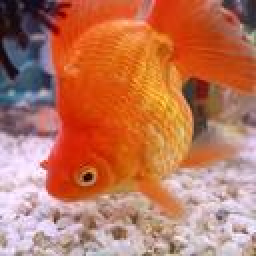
#> input picture code-examples/plots/cnn/img.png, 128 x 128 px (shown 2 times larger); its folder holds only this picture in this run
$ jupyter execute cnn_plots.ipynb
#> lines starting #> are read from the running program, lines starting #| are printed output that depends on the picture
[cell 1]
import pandas as pd
import matplotlib.pyplot as plt
import matplotlib.patches as patches
import seaborn as sns
import numpy as np
import os

[cell 2]
def zoomed_img(start_x = 0, start_y = 0, zoom_size = 128, show_numbers=False):
    zoomed_img = img[start_y : start_y + zoom_size, start_x : start_x + zoom_size]

    # --- 1. BULLETPROOF PIXEL MATH ---
    dpi = 300
    target_total_pixels = 2400

    # Force exactly an integer number of physical pixels per image cell
    pixels_per_cell = max(1, int(round(target_total_pixels / zoom_size)))

    # Calculate the exact figure size needed for perfect division
    exact_inches = (zoom_size * pixels_per_cell) / dpi

    fig = plt.figure(figsize=(exact_inches, exact_inches), dpi=dpi)

    # Use add_axes([left, bottom, width, height]) to force exactly 100% canvas fill.
    # This is much stricter than subplots_adjust().
    ax = fig.add_axes([0, 0, 1, 1])
    # ---------------------------------

    ax.imshow(zoomed_img, interpolation='nearest', cmap='gray')

    # Lock the exact boundaries so the image isn't squished by sub-pixels
    ax.set_xlim(-0.5, zoom_size - 0.5)
    ax.set_ylim(zoom_size - 0.5, -0.5) # y is inverted in image coordinates

    ax.set_xticks(np.arange(-0.5, zoom_size, 1), minor=True)
    ax.set_yticks(np.arange(-0.5, zoom_size, 1), minor=True)

    # Calculate a line width that equals EXACTLY 3 physical screen pixels.
    # Formula: points = pixels * (72 / dpi)
    exact_lw_points = 3 * (72 / dpi)

    ax.grid(which='minor', color='white', linestyle='-', linewidth=exact_lw_points)

    # Strip the default axis border (spines) to prevent 1px shifts
    for spine in ax.spines.values():
        spine.set_visible(False)

    ax.tick_params(which='both', bottom=False, left=False, labelbottom=False, labelleft=False)

    # Add pixel intensity numbers
    if show_numbers:
        for i in range(zoom_size):
            for j in range(zoom_size):
                val = zoomed_img[i, j]
                val_255 = int(val * 255) if img.max() <= 1.0 else int(val)
                text_color = 'black' if val_255 > 127 else 'white'

                # Scale font size dynamically so it fits no matter the zoom
                dynamic_fontsize = max(4, pixels_per_cell * 0.08)

                ax.text(j, i, str(val_255),
                        ha='center', va='center',
                        color=text_color,
                        fontsize=dynamic_fontsize, fontweight='bold')

def draw_zoom_rectangle(rel_start_x, rel_start_y, rect_size):
    """Draws a red rectangle on the currently active matplotlib axes."""
    ax = plt.gca()
    rect = patches.Rectangle((rel_start_x - 0.5, rel_start_y - 0.5), rect_size, rect_size, linewidth=2, edgecolor='red', facecolor='none', zorder=10)

    ax.add_patch(rect)

[cell 3]
out_dir = os.path.join(os.getcwd(), "../../out/cnn")

[cell 4]
# Load and convert to grayscale
color_img = plt.imread(os.path.join(os.getcwd(), "img.png"))
#> color_img is the input picture: shape (128, 128, 4) float32; mean R, G, B, A 0.734, 0.463, 0.36, 1
img = np.dot(color_img[..., :3], [0.2989, 0.5870, 0.1140])
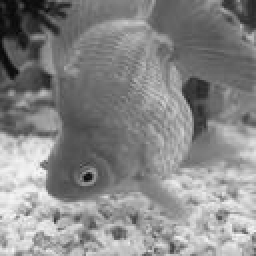
#> img: shape (128, 128) float64 (shown 2 times larger); min 0.0349, max 0.968, mean 0.532

def plt_img(img):
    height, width = img.shape
#> height = 128; width = 128
    dpi = 300
    target_total_pixels = 2400
    pixels_per_cell = max(1, int(round(target_total_pixels / width)))
#> pixels_per_cell = 19
    exact_inches = (width * pixels_per_cell) / dpi
#> exact_inches = 8.11
    fig = plt.figure(figsize=(exact_inches, exact_inches), dpi=dpi)
    ax = fig.add_axes([0, 0, 1, 1])
    ax.imshow(img, cmap='gray')
    ax.axis('off')

plt_img(img)
output_path = os.path.join(out_dir, "example_img.png")
plt.savefig(output_path, dpi=300)
plt.show()

plt_img(img)
output_path = os.path.join(out_dir, "example_img_rect.png")
draw_zoom_rectangle(35, 80, 15)
plt.savefig(output_path, dpi=300)
plt.show()

[cell 5]
zoomed_img(0, 0, 128)
output_path = os.path.join(out_dir, "pixels_highlighted.png")
plt.savefig(output_path, dpi=300)

zoomed_img(0, 0, 128)
draw_zoom_rectangle(10, 50, 70)
output_path = os.path.join(out_dir, "pixels_highlighted_rect.png")
plt.savefig(output_path, dpi=300)
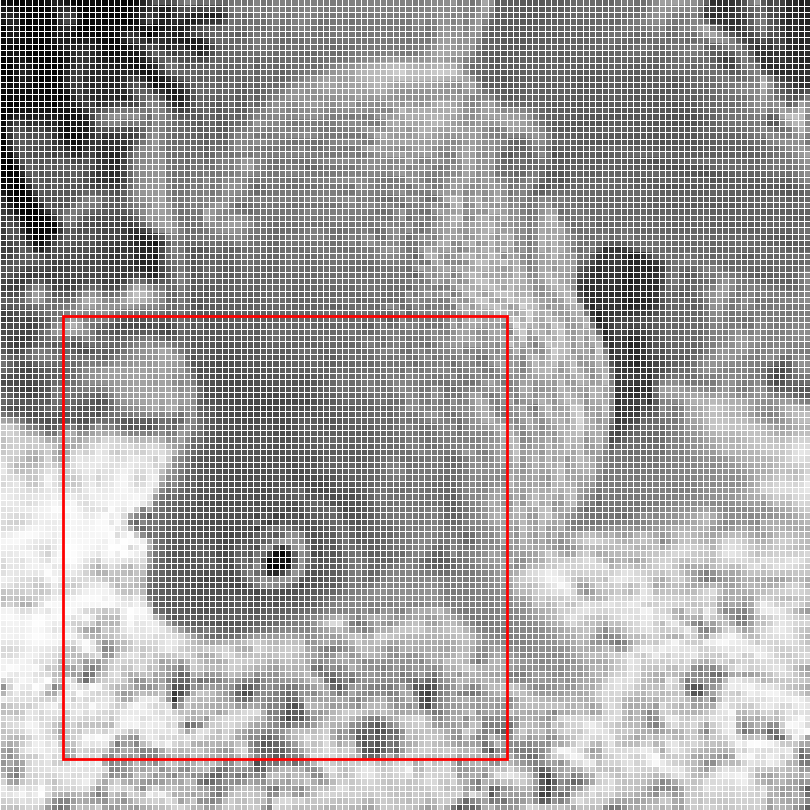
#> figure drawn by matplotlib, 1 panel

zoomed_img(10, 50, 70)
#> call 3 of zoomed_img, with start_x = 10, start_y = 50, zoom_size = 70, show_numbers = False
#> in zoomed_img (call 3), `zoomed_img = img[start_y : start_y + zoom_size, start_x : start_x + zo..`:
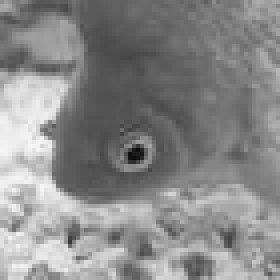
#> zoomed_img: shape (70, 70) float64 (shown 4 times larger); min 0.0481, max 0.968, mean 0.54
draw_zoom_rectangle(35-10, 80-50, 15)
output_path = os.path.join(out_dir, "zoomed_1_pixels_highlighted.png")
plt.savefig(output_path, dpi=300)
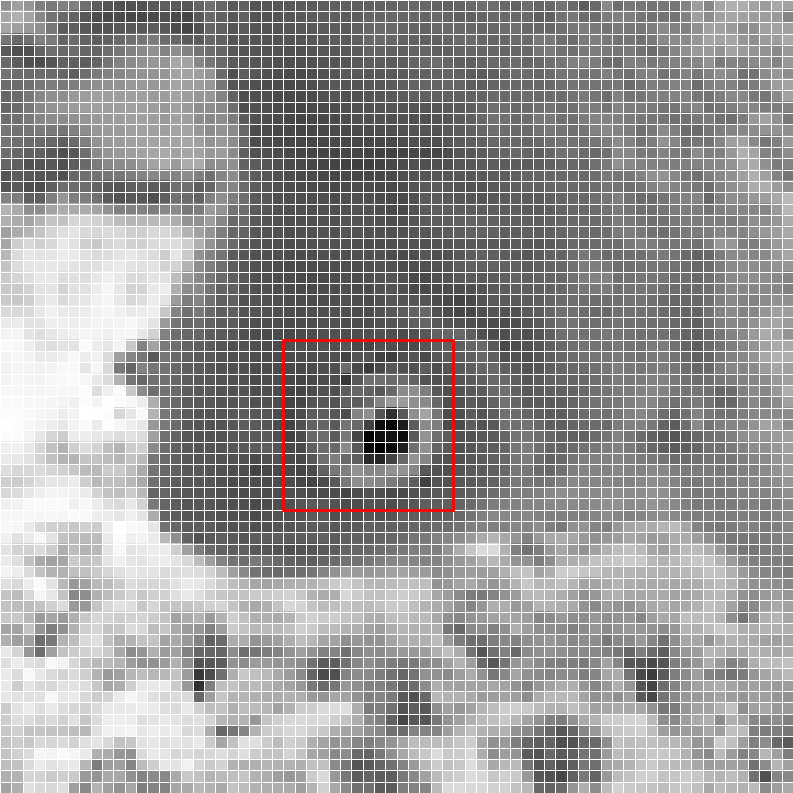
#> figure drawn by matplotlib, 1 panel

zoomed_img(10, 50, 70, show_numbers=True)
# draw_zoom_rectangle(35-10, 80-50, 15)
output_path = os.path.join(out_dir, "zoomed_1_pixels_highlighted_numbers.png")
plt.savefig(output_path, dpi=300)


zoomed_img(35, 80, 15)
output_path = os.path.join(out_dir, "zoomed_2_pixels_highlighted.png")
plt.savefig(output_path, dpi=300)
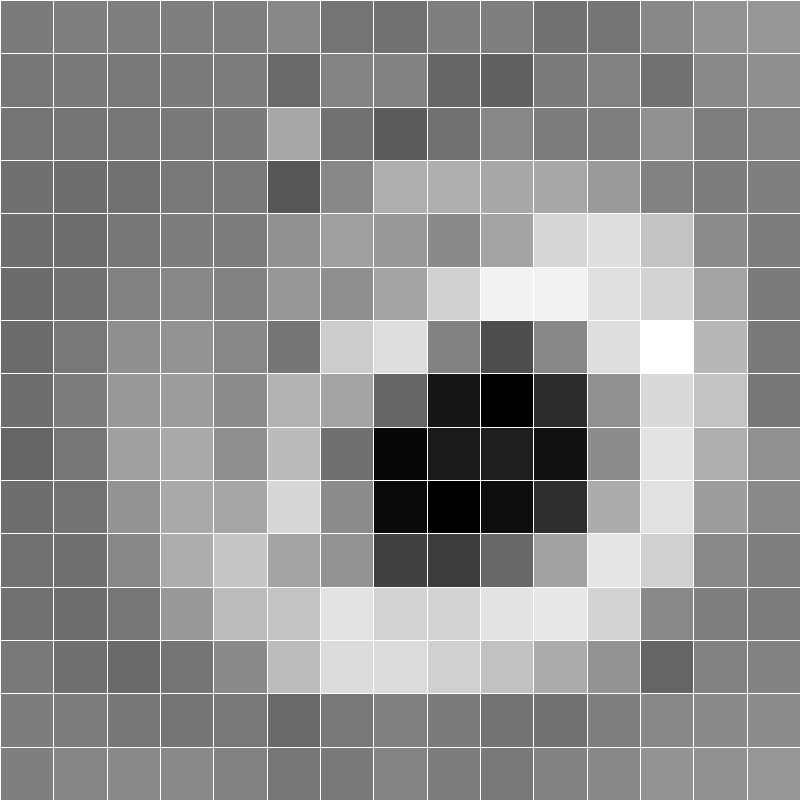
#> figure drawn by matplotlib, 1 panel

zoomed_img(35, 80, 15, show_numbers=True)
output_path = os.path.join(out_dir, "zoomed_2_pixels_highlighted_numbers.png")
plt.savefig(output_path, dpi=300)
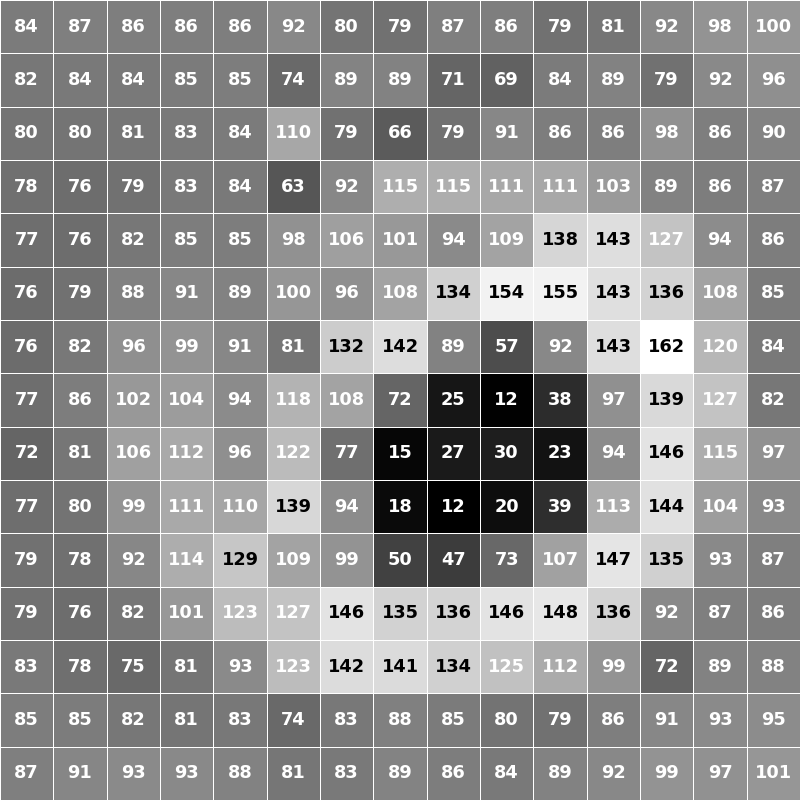
#> figure drawn by matplotlib, 1 panel

[cell 6]
import numpy as np
import matplotlib.pyplot as plt
from scipy.signal import convolve2d
import os

# --- 1. Extract the exact 15x15 patch and prepare it ---
start_x, start_y, zoom_size = 35, 80, 15
patch = img[start_y : start_y + zoom_size, start_x : start_x + zoom_size]

# Ensure the patch uses 0-255 integer values so the convolution math is clean
if patch.max() <= 1.0:
    patch = (patch * 255).astype(int)
else:
    patch = patch.astype(int)

# --- 2. Define a random 3x3 kernel ---
# Using small integers (-1, 0, 1) keeps the output numbers readable
np.random.seed(42) # For reproducibility
kernel = np.random.randint(-1, 2, size=(3, 3))

print("Kernel used for convolution:")
print(kernel)

# --- 3. Perform the Convolution ---
# 'valid' mode means no padding. 15x15 input with 3x3 kernel -> 13x13 output
feature_map = convolve2d(patch, kernel, mode='valid')

# --- 4. Visualization Function for the Feature Map ---
def plot_feature_map(feat_map, out_dir, filename, show_numbers=True, vmin=None, vmax=None):
#> called with feat_map = array of shape (13, 13), out_dir = 'code-examples/plots/cnn/../../out/cnn', filename = 'zoomed_3_feature_map_numbers.png', show_numbers = True
    fm_size = feat_map.shape[0]
#> fm_size = 13

    # Bulletproof pixel math (matching your original setup)
    dpi = 300
    target_total_pixels = 2400
    pixels_per_cell = max(1, int(round(target_total_pixels / fm_size)))
#> pixels_per_cell = 185
    exact_inches = (fm_size * pixels_per_cell) / dpi
#> exact_inches = 8.02

    fig = plt.figure(figsize=(exact_inches, exact_inches), dpi=dpi)
    ax = fig.add_axes([0, 0, 1, 1])


    # Use 'viridis' to visually separate the hidden layer from the grayscale input
    ax.imshow(feat_map, interpolation='nearest', cmap='gray', vmin=vmin, vmax=vmax)

    exact_lw_points = 3 * (72 / dpi)
    ax.grid(which='minor', color='white', linestyle='-', linewidth=exact_lw_points)

    for spine in ax.spines.values():
        spine.set_visible(False)

    ax.tick_params(which='both', bottom=False, left=False, labelbottom=False, labelleft=False)

    if show_numbers:
        for i in range(fm_size):
            for j in range(fm_size):
                val = feat_map[i, j]
                # Dynamic text color: black for mid-tones in viridis, white for dark/light extremes
                text_color = 'white'

                dynamic_fontsize = max(4, pixels_per_cell * 0.08)

                ax.text(j, i, str(int(val)),
                        ha='center', va='center',
                        color=text_color,
                        fontsize=dynamic_fontsize, fontweight='bold')

    output_path = os.path.join(out_dir, filename)
    plt.savefig(output_path, dpi=300)
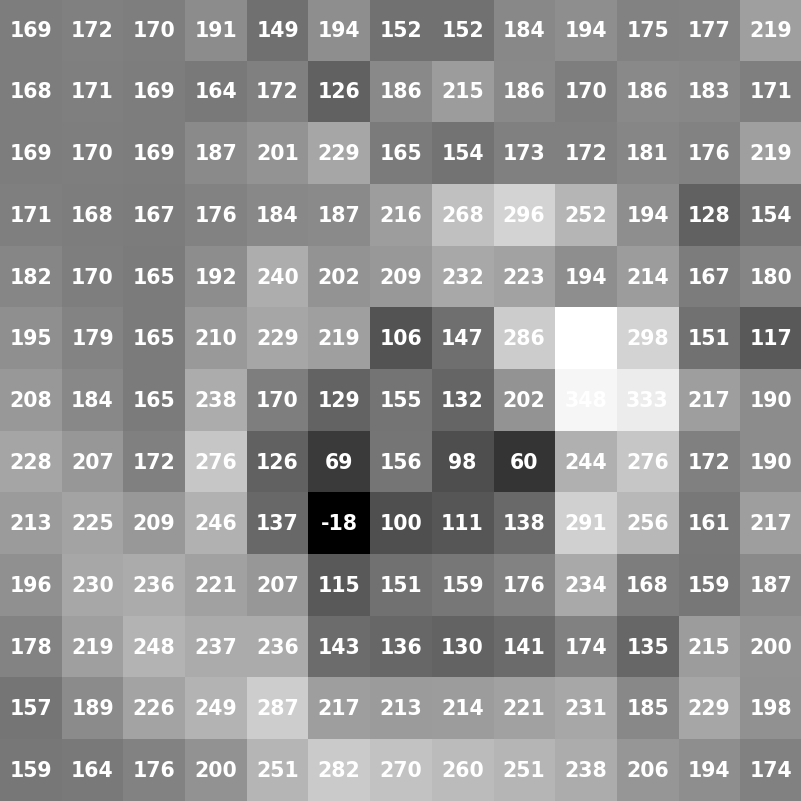
#> figure drawn by matplotlib, 1 panel
    plt.close(fig)

# --- 5. Generate and Save ---
plot_feature_map(
    feature_map,
    out_dir,
    "zoomed_3_feature_map_numbers.png",
    show_numbers=True
)

[cell 7]
# --- 6. Max Pooling (2x2 kernel, stride 2) WITHOUT cropping ---
# Calculate how much padding is needed to make the dimensions even
pad_h = feature_map.shape[0] % 2
#> pad_h = 1
pad_w = feature_map.shape[1] % 2
#> pad_w = 1

# Pad the right and bottom edges with the smallest possible integer
# for the given dtype so the padded zeros don't accidentally become the max
padded_fm = np.pad(
    feature_map,
    pad_width=((0, pad_h), (0, pad_w)),
    mode='constant',
    constant_values=np.iinfo(feature_map.dtype).min
)

# Calculate new output dimensions (14 / 2 = 7)
h_out = padded_fm.shape[0] // 2
#> h_out = 7
w_out = padded_fm.shape[1] // 2
#> w_out = 7

# Reshape into blocks of 2x2, then take the maximum across the block axes
feature_map_pooled = padded_fm.reshape(h_out, 2, w_out, 2).max(axis=(1, 3))

print("Pooled feature map shape:", feature_map_pooled.shape, feature_map.min(), feature_map.max())
#| Pooled feature map shape: (7, 7) -18 362

# --- 7. Generate and Save Pooled Feature Map ---
plot_feature_map(
    feature_map_pooled,
    out_dir,
    "zoomed_4_pooled_feature_map_numbers.png",
    show_numbers=True,
    vmin=feature_map.min(),
    vmax=feature_map.max()
)
#> call 2 of plot_feature_map, with feat_map = array of shape (7, 7), out_dir = 'code-examples/plots/cnn/../../out/cnn', filename = 'zoomed_4_pooled_feature_map_numbers.png', show_numbers = True, vmin = -18, vmax = 362
#> in plot_feature_map (call 2), `plt.savefig(output_path, dpi=300)`:
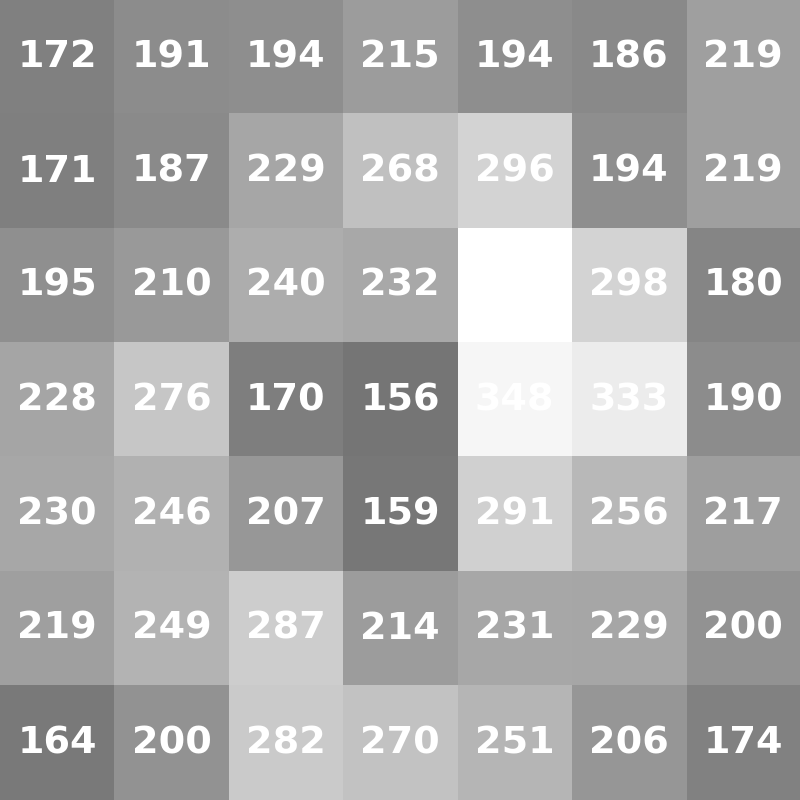
#> figure drawn by matplotlib, 1 panel

[cell 8]
import os
import io
import matplotlib.pyplot as plt
import matplotlib.patches as patches
from PIL import Image

# Assuming zoomed_img and draw_zoom_rectangle are already defined in your script
# out_dir = "your_output_directory"

def create_stride_gif(stride, kernel_size, grid_width, grid_height, out_dir, filename):
    """
    Loops over an image grid with a specific stride and saves the animation as a GIF.
    Fades out pixels that are dropped due to 'valid' padding.
    """
#> called with stride = 1, kernel_size = 3, grid_width = 15, grid_height = 15, out_dir = 'code-examples/plots/cnn/../../out/cnn', filename = 'stride_1_kernel_3.gif'
    frames = []

    max_x = grid_width - kernel_size + 1
    max_y = grid_height - kernel_size + 1

    # 1. Calculate all the valid starting positions
    valid_xs = list(range(0, max_x, stride))
    valid_ys = list(range(0, max_y, stride))

    # Catch edge cases where the kernel is larger than the grid
    if not valid_xs or not valid_ys:
        print(f"Skipping {filename}: Kernel is too large to fit in the grid.")
        return

    # 2. Calculate exactly how many pixels are covered by the final step
    covered_w = valid_xs[-1] + kernel_size
    covered_h = valid_ys[-1] + kernel_size

    print(f"Generating {filename}... (Grid: {grid_width}x{grid_height} | Covered: {covered_w}x{covered_h})")

    for y in valid_ys:
        for x in valid_xs:
            plt.clf()

            # 3. Draw your base image
            zoomed_img(35, 80, 15, show_numbers=True)

            ax = plt.gca()

            # 5. Draw the sliding rectangle on top
            draw_zoom_rectangle(x, y, kernel_size)

            # 6. Save the plot to an in-memory buffer
            buf = io.BytesIO()
            # bbox_inches='tight' helps prevent matplotlib from cutting off edges
            plt.savefig(buf, format='png', dpi=150, bbox_inches='tight')
            buf.seek(0)

            frames.append(Image.open(buf))
            plt.close('all')

    # 7. Save the frames as a looping GIF
    if frames:
        output_path = os.path.join(out_dir, filename)
        frames[0].save(
            output_path,
            save_all=True,
            append_images=frames[1:],
            duration=400,
            loop=0
        )
        print(f"Successfully saved {output_path}\n")

# --- Generation ---

GRID_W = 15
GRID_H = 15

# Example loops
for kernel_size in [3, 5, 7]:
    for stride in [1, 2, 3]:
        create_stride_gif(
            stride=stride,
            kernel_size=kernel_size,
            grid_width=GRID_W,
            grid_height=GRID_H,
            out_dir=out_dir,
            filename=f"stride_{stride}_kernel_{kernel_size}.gif"
        )
